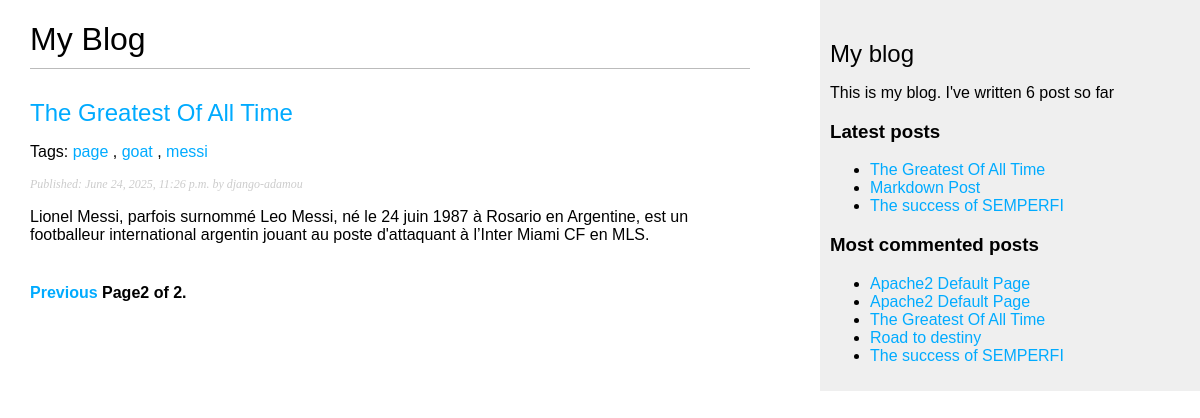
Screenshot of /blog/?page=2 with the database file from the repository.
### blog/models.py (models this page shows, shortened)
class Post(models.Model):
    class Status(models.TextChoices):
        DRAFT = "DF", "Draft"
        PUBLISHED = "PB", "Published"
    tags = TaggableManager()
    class PublishedManager(models.Manager):
        def get_queryset(self):
            return super().get_queryset().filter(status=Post.Status.PUBLISHED)
    title = models.CharField(max_length=250)
    slug = models.SlugField(max_length=250, unique_for_date="publish")
    body = models.TextField()
    publish = models.DateTimeField(default=timezone.now)
    created = models.DateTimeField(auto_now_add=True)
    updated = models.DateTimeField(auto_now=True)
    status = models.CharField(max_length=2, choices=Status, default=Status.PUBLISHED)
    author = models.ForeignKey(
        settings.AUTH_USER_MODEL, on_delete=models.CASCADE, related_name="blog_post"
    )
    objects = models.Manager
    published = PublishedManager()
    class Meta:
        ordering: ["-publish"]
        indexes: [models.Index(fields=["-publish"])]
    def get_absolute_url(self):
        return reverse(
            "blog:post_detail",
            args=[self.publish.year, self.publish.month, self.publish.day, self.slug],
        )

### blog/views.py (the view)
# urls.py: path("", views.post_list, name="post_list"),
def post_list(request, tag_slug=None):
    post_list = Post.published.all()
    tag = None
    if tag_slug:
        tag = get_object_or_404(Tag, slug=tag_slug)
        post_list = post_list.filter(tags__in=[tag])
    paginator = Paginator(post_list, 5)
    page_number = request.GET.get("page", 1)
    try:
        posts = paginator.page(page_number)
    except PageNotAnInteger:
        posts = paginator.page(1)
    except EmptyPage:
        posts = paginator.page(paginator.num_pages)
    return render(request, "blog/post/list.html", {"posts": posts, "tag": tag})

### blog/templatetags/blog_tags.py (called while the page is built)
@register.simple_tag
def total_posts():
    return Post.published.count()

@register.inclusion_tag('blog/post/latest_posts.html')
def show_latest_posts(count=5):
    latest_posts = Post.published.order_by('-publish')[:count]
    return {'latest_posts': latest_posts}

@register.simple_tag
def get_most_commented_posts(count=5):
    return Post.published.annotate(total_comments=Count("comments")).order_by('-total_comments')[:count]

@register.filter(name="markdown")
def markdown_format(text):
    return mark_safe(markdown.markdown(text))

### blog/templates/blog/post/list.html (shortened to what this page needs)
{% extends "blog/base.html" %}
{% load blog_tags %}
{% block content %}
<h1>My Blog</h1>
{% for post in posts %}
<h2>
    <a href="{{ post.get_absolute_url }}">{{post.title}}</a>
</h2>
<p class="tags">
    Tags:
        {% for tag in post.tags.all %}
            <a href="{% url 'blog:post_list_by_tag' tag.slug %}">
                {{ tag.name}}
            </a>
            {% if not forloop.last %},
            {% endif %}
        {% endfor %}
</p>
<p class="date">Published: {{post.publish}} by {{post.author}}</p>
{{post.body|markdown|truncatewords_html:50}}
{% endfor %}
{% include "pagination.html" with page=posts %}
{% endblock %}

### blog/templates/blog/base.html (shortened to what this page needs)
{% load blog_tags %}
{% load static %}
<!DOCTYPE html>
<html lang="en">
<head>
    <link href="{% static 'css/blog.css' %}" rel="stylesheet">
</head>
<body>
    <div id="content">
        {% block content%}{% endblock %}
    </div>
    <div id="sidebar">
        <h2>My blog</h2>
        <p>This is my blog. I've written {% total_posts %} post so far</p>
        <h3>
            Latest posts
        </h3>
        {% show_latest_posts 3 %}
        <h3>Most commented posts</h3>
        {%  get_most_commented_posts as most_commented_posts %}
        <ul>
            {% for post in most_commented_posts %}
                <li>
                    <a href="{{post.get_absolute_url }}">{{post.title}}</a>
                </li>
            {% endfor %}
        </ul>
    </div>
</body>
</html>

### blog/templates/blog/post/latest_posts.html
<ul>
    {% for post in latest_posts %}
        <li>
            <a href="{{ post.get_absolute_url }}">
                {{post.title}}
            </a>
        </li>
    {% endfor %}
</ul>

### blog/static/css/blog.css (style rules this page uses)
body { margin: 0; padding: 0; font-family: helvetica, sans-serif; }
a { color: #00abff; text-decoration: none; }
h1 { font-weight: normal; border-bottom: 1px solid #bbb; padding: 0 0 10px 0; }
h2 { font-weight: normal; margin: 30px 0 0; }
#content { float: left; width: 60%; padding: 0 0 0 30px; }
#sidebar { float: right; width: 30%; padding: 10px; background: #efefef; height: 100%; }
p.date { color: #ccc; font-family: georgia, serif; font-size: 12px; font-style: italic; }

### rows the page displays
Post: title "The Greatest Of All Time", publish "June 24, 2025, 11:26 p.m.", author "django-adamou", body "Lionel Messi, parfois surnommé Leo Messi, né le 24 juin 1987 à Rosario en Argentine, est un footballeur international argentin jouant au poste d'attaquant à l’Inter Miami CF en MLS."
Tag: name "page"
Tag: name "goat"
Tag: name "messi"
Post: title "Markdown Post"
Post: title "The success of SEMPERFI"
Post: title "Apache2 Default Page"
Post: title "Apache2 Default Page"
Post: title "Road to destiny"

### other values shown
{{ page.number }} "2"
{{ page.paginator.num_pages }} "2"
